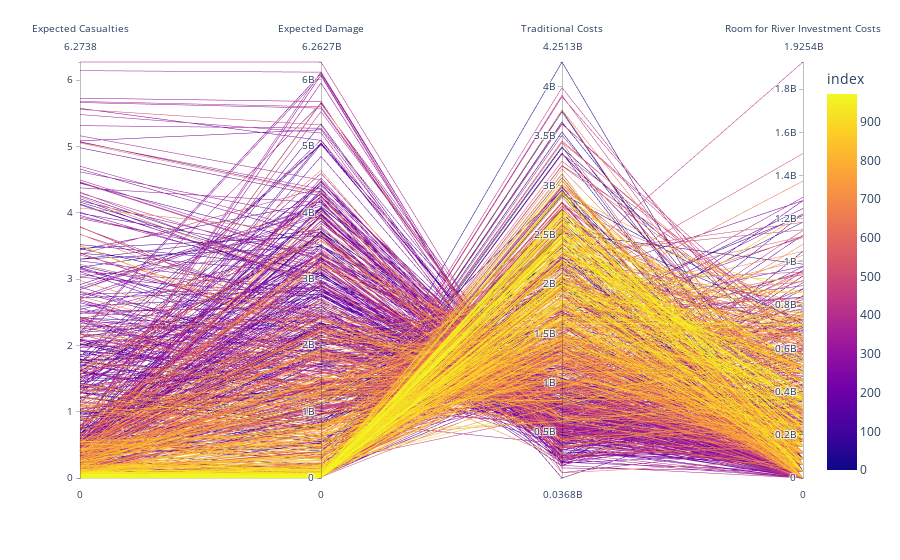

This figure's notebook cell:
### Code cell
fig = px.parallel_coordinates(results_agg, dimensions=["Expected Casualties","Expected Damage", "Traditional Costs", "Room for River Investment Costs"], color = results_agg.index)
fig.update_layout(showlegend=False)
fig.show()

### Figure 1 — Plotly figure (JSON) as saved in the notebook; plotly's stock layout.template omitted (floating-point values rounded to 4 significant figures; data arrays with more than 128 entries replaced by an {"elided": "..."} marker saying what was removed)
{"data": [{"dimensions": [{"label": "Expected Casualties", "values": {"elided": "973 float values"}}, {"label": "Expected Damage", "values": {"elided": "973 float values"}}, {"label": "Traditional Costs", "values": {"elided": "973 float values"}}, {"label": "Room for River Investment Costs", "values": {"elided": "973 float values"}}], "domain": {"x": [0, 1], "y": [0, 1]}, "line": {"color": {"elided": "973 int values"}, "coloraxis": "coloraxis"}, "name": "", "type": "parcoords"}], "layout": {"coloraxis": {"colorbar": {"title": {"text": "index"}}, "colorscale": [[0, "#0d0887"], [0.1111, "#46039f"], [0.2222, "#7201a8"], [0.3333, "#9c179e"], [0.4444, "#bd3786"], [0.5556, "#d8576b"], [0.6667, "#ed7953"], [0.7778, "#fb9f3a"], [0.8889, "#fdca26"], [1, "#f0f921"]]}, "legend": {"tracegroupgap": 0}, "margin": {"t": 60}, "showlegend": false}}
